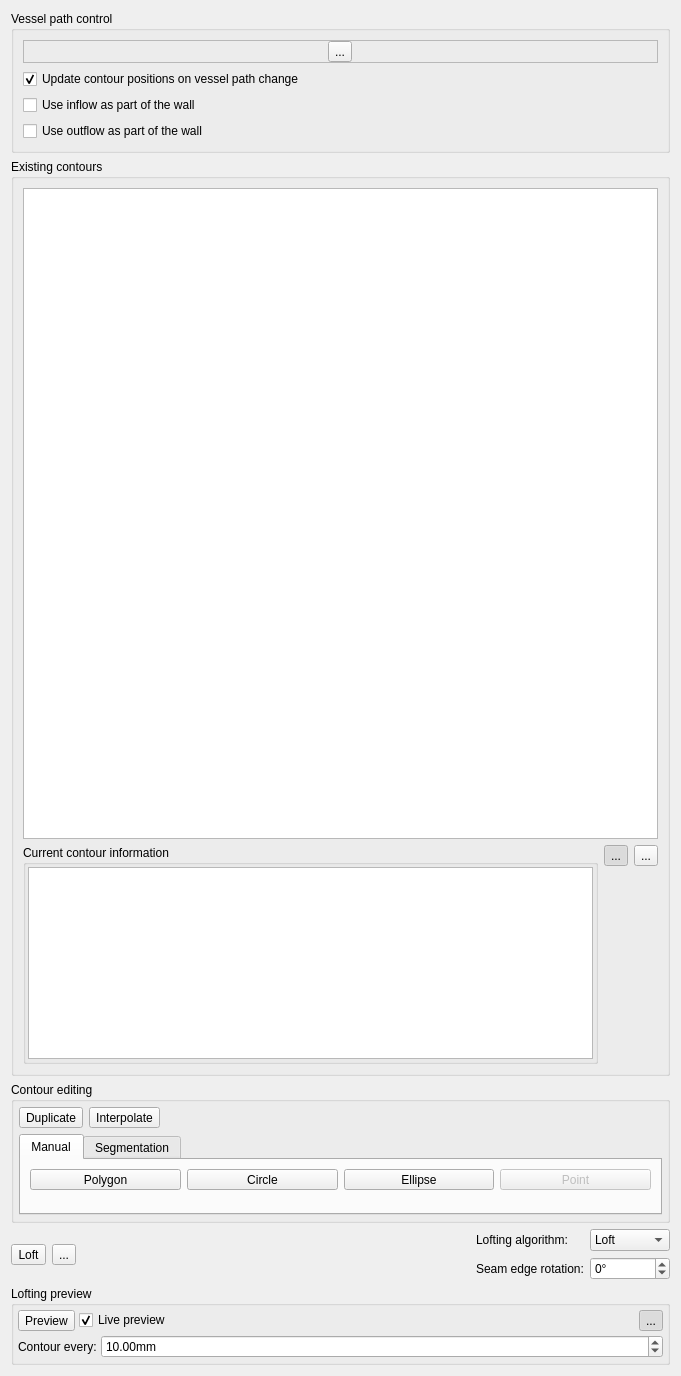
<?xml version="1.0" encoding="UTF-8"?>
<ui version="4.0">
 <class>ContourModelingWidget</class>
 <widget class="QWidget" name="ContourModelingWidget">
  <property name="geometry">
   <rect>
    <x>0</x>
    <y>0</y>
    <width>681</width>
    <height>1376</height>
   </rect>
  </property>
  <property name="windowTitle">
   <string>Form</string>
  </property>
  <layout class="QVBoxLayout" name="verticalLayout_9">
   <item>
    <widget class="QGroupBox" name="vesselPathControlGroup">
     <property name="title">
      <string>Vessel path control</string>
     </property>
     <layout class="QVBoxLayout" name="verticalLayout_6">
      <item>
       <widget class="QFrame" name="vesselNameFrame">
        <property name="frameShape">
         <enum>QFrame::StyledPanel</enum>
        </property>
        <property name="frameShadow">
         <enum>QFrame::Raised</enum>
        </property>
        <layout class="QHBoxLayout" name="horizontalLayout_5">
         <property name="leftMargin">
          <number>0</number>
         </property>
         <property name="topMargin">
          <number>0</number>
         </property>
         <property name="rightMargin">
          <number>0</number>
         </property>
         <property name="bottomMargin">
          <number>0</number>
         </property>
         <item>
          <widget class="QToolButton" name="computePathThroughCentersButton">
           <property name="toolTip">
            <string>Modify the vessel path to pass through the centers of existing contours</string>
           </property>
           <property name="text">
            <string>...</string>
           </property>
           <property name="icon">
            <iconset resource="../../resources/vesselSegmentation.qrc">
             <normaloff>:/vesselSeg/icons/throughCenters.png</normaloff>:/vesselSeg/icons/throughCenters.png</iconset>
           </property>
          </widget>
         </item>
        </layout>
       </widget>
      </item>
      <item>
       <widget class="QCheckBox" name="updateContourGeometriesCheckBox">
        <property name="text">
         <string>Update contour positions on vessel path change</string>
        </property>
        <property name="checked">
         <bool>true</bool>
        </property>
       </widget>
      </item>
      <item>
       <layout class="QVBoxLayout" name="verticalLayout_10">
        <item>
         <widget class="QCheckBox" name="useInflowAsWall">
          <property name="sizePolicy">
           <sizepolicy hsizetype="Maximum" vsizetype="Fixed">
            <horstretch>0</horstretch>
            <verstretch>0</verstretch>
           </sizepolicy>
          </property>
          <property name="text">
           <string>Use inflow as part of the wall</string>
          </property>
         </widget>
        </item>
        <item>
         <widget class="QCheckBox" name="useOutflowAsWall">
          <property name="sizePolicy">
           <sizepolicy hsizetype="Maximum" vsizetype="Fixed">
            <horstretch>0</horstretch>
            <verstretch>0</verstretch>
           </sizepolicy>
          </property>
          <property name="text">
           <string>Use outflow as part of the wall</string>
          </property>
         </widget>
        </item>
       </layout>
      </item>
     </layout>
    </widget>
   </item>
   <item>
    <widget class="QGroupBox" name="groupBox_2">
     <property name="sizePolicy">
      <sizepolicy hsizetype="Expanding" vsizetype="Expanding">
       <horstretch>0</horstretch>
       <verstretch>0</verstretch>
      </sizepolicy>
     </property>
     <property name="title">
      <string>Existing contours</string>
     </property>
     <layout class="QVBoxLayout" name="verticalLayout_8" stretch="1,0">
      <item>
       <widget class="QListWidget" name="contourThumbnailListWidget">
        <property name="minimumSize">
         <size>
          <width>0</width>
          <height>140</height>
         </size>
        </property>
        <property name="toolTip">
         <string>Thumbnails of existing contours (double-click the icon to navigate to a contour)</string>
        </property>
        <property name="editTriggers">
         <set>QAbstractItemView::NoEditTriggers</set>
        </property>
        <property name="selectionMode">
         <enum>QAbstractItemView::ExtendedSelection</enum>
        </property>
        <property name="iconSize">
         <size>
          <width>64</width>
          <height>64</height>
         </size>
        </property>
        <property name="movement">
         <enum>QListView::Static</enum>
        </property>
        <property name="resizeMode">
         <enum>QListView::Adjust</enum>
        </property>
        <property name="viewMode">
         <enum>QListView::IconMode</enum>
        </property>
        <property name="uniformItemSizes">
         <bool>true</bool>
        </property>
       </widget>
      </item>
      <item>
       <layout class="QHBoxLayout" name="horizontalLayout_10">
        <item>
         <widget class="ctkCollapsibleGroupBox" name="contourInfoGroupBox">
          <property name="title">
           <string>Current contour information</string>
          </property>
          <layout class="QVBoxLayout" name="verticalLayout_5" stretch="0">
           <property name="spacing">
            <number>0</number>
           </property>
           <property name="leftMargin">
            <number>2</number>
           </property>
           <property name="topMargin">
            <number>2</number>
           </property>
           <property name="rightMargin">
            <number>2</number>
           </property>
           <property name="bottomMargin">
            <number>2</number>
           </property>
           <item>
            <widget class="QTextBrowser" name="contourInfoTextBrowser">
             <property name="sizePolicy">
              <sizepolicy hsizetype="Expanding" vsizetype="Fixed">
               <horstretch>0</horstretch>
               <verstretch>0</verstretch>
              </sizepolicy>
             </property>
             <property name="toolTip">
              <string>Information about the current contour</string>
             </property>
            </widget>
           </item>
          </layout>
         </widget>
        </item>
        <item>
         <layout class="QVBoxLayout" name="verticalLayout_2">
          <item>
           <layout class="QHBoxLayout" name="horizontalLayout_9">
            <item>
             <widget class="QToolButton" name="contourVisibilityButton">
              <property name="toolTip">
               <string>Show/hide all the contours in 3D window</string>
              </property>
              <property name="text">
               <string>...</string>
              </property>
              <property name="icon">
               <iconset resource="../../resources/vesselSegmentation.qrc">
                <normaloff>:/vesselSeg/icons/vis_off.png</normaloff>
                <normalon>:/vesselSeg/icons/vis_on.png</normalon>:/vesselSeg/icons/vis_off.png</iconset>
              </property>
              <property name="iconSize">
               <size>
                <width>24</width>
                <height>24</height>
               </size>
              </property>
              <property name="checkable">
               <bool>true</bool>
              </property>
              <property name="checked">
               <bool>true</bool>
              </property>
             </widget>
            </item>
            <item>
             <widget class="QToolButton" name="deleteContoursButton">
              <property name="toolTip">
               <string>Delete selected contours</string>
              </property>
              <property name="text">
               <string>...</string>
              </property>
              <property name="icon">
               <iconset resource="../../resources/vesselSegmentation.qrc">
                <normaloff>:/vesselSeg/icons/delete.png</normaloff>:/vesselSeg/icons/delete.png</iconset>
              </property>
              <property name="iconSize">
               <size>
                <width>24</width>
                <height>24</height>
               </size>
              </property>
              <property name="shortcut">
               <string>Ctrl+S</string>
              </property>
             </widget>
            </item>
           </layout>
          </item>
          <item>
           <spacer name="verticalSpacer_3">
            <property name="orientation">
             <enum>Qt::Vertical</enum>
            </property>
            <property name="sizeType">
             <enum>QSizePolicy::MinimumExpanding</enum>
            </property>
            <property name="sizeHint" stdset="0">
             <size>
              <width>20</width>
              <height>0</height>
             </size>
            </property>
           </spacer>
          </item>
         </layout>
        </item>
       </layout>
      </item>
     </layout>
    </widget>
   </item>
   <item>
    <widget class="QGroupBox" name="contourEditingGroup">
     <property name="sizePolicy">
      <sizepolicy hsizetype="Preferred" vsizetype="Fixed">
       <horstretch>0</horstretch>
       <verstretch>0</verstretch>
      </sizepolicy>
     </property>
     <property name="title">
      <string>Contour editing</string>
     </property>
     <layout class="QVBoxLayout" name="verticalLayout_4">
      <property name="leftMargin">
       <number>5</number>
      </property>
      <property name="topMargin">
       <number>5</number>
      </property>
      <property name="rightMargin">
       <number>5</number>
      </property>
      <property name="bottomMargin">
       <number>5</number>
      </property>
      <item>
       <layout class="QHBoxLayout" name="horizontalLayout_4">
        <item>
         <widget class="QToolButton" name="duplicateButton">
          <property name="toolTip">
           <string>Duplicate the closest contour at current slice</string>
          </property>
          <property name="text">
           <string>Duplicate</string>
          </property>
          <property name="icon">
           <iconset resource="../../resources/vesselSegmentation.qrc">
            <normaloff>:/vesselSeg/icons/duplicate.png</normaloff>:/vesselSeg/icons/duplicate.png</iconset>
          </property>
          <property name="iconSize">
           <size>
            <width>48</width>
            <height>48</height>
           </size>
          </property>
         </widget>
        </item>
        <item>
         <widget class="QToolButton" name="interpolateButton">
          <property name="toolTip">
           <string>Interpolate the neighboring contours to create a contour in current slice</string>
          </property>
          <property name="text">
           <string>Interpolate</string>
          </property>
          <property name="icon">
           <iconset resource="../../resources/vesselSegmentation.qrc">
            <normaloff>:/vesselSeg/icons/interpolate.png</normaloff>:/vesselSeg/icons/interpolate.png</iconset>
          </property>
          <property name="iconSize">
           <size>
            <width>48</width>
            <height>48</height>
           </size>
          </property>
         </widget>
        </item>
        <item>
         <spacer name="horizontalSpacer">
          <property name="orientation">
           <enum>Qt::Horizontal</enum>
          </property>
          <property name="sizeHint" stdset="0">
           <size>
            <width>40</width>
            <height>20</height>
           </size>
          </property>
         </spacer>
        </item>
       </layout>
      </item>
      <item>
       <widget class="QTabWidget" name="tabWidget">
        <property name="sizePolicy">
         <sizepolicy hsizetype="MinimumExpanding" vsizetype="MinimumExpanding">
          <horstretch>0</horstretch>
          <verstretch>0</verstretch>
         </sizepolicy>
        </property>
        <property name="currentIndex">
         <number>0</number>
        </property>
        <widget class="QWidget" name="tabWidgetPage1">
         <attribute name="title">
          <string>Manual</string>
         </attribute>
         <layout class="QVBoxLayout" name="verticalLayout_3">
          <item>
           <layout class="QHBoxLayout" name="horizontalLayout_3">
            <item>
             <widget class="QToolButton" name="addPolygonButton">
              <property name="sizePolicy">
               <sizepolicy hsizetype="Minimum" vsizetype="Minimum">
                <horstretch>0</horstretch>
                <verstretch>0</verstretch>
               </sizepolicy>
              </property>
              <property name="toolTip">
               <string>Create a polygon at current slice</string>
              </property>
              <property name="text">
               <string>Polygon</string>
              </property>
              <property name="icon">
               <iconset resource="../../resources/vesselSegmentation.qrc">
                <normaloff>:/vesselSeg/icons/polygon.png</normaloff>:/vesselSeg/icons/polygon.png</iconset>
              </property>
              <property name="iconSize">
               <size>
                <width>48</width>
                <height>48</height>
               </size>
              </property>
              <property name="checkable">
               <bool>true</bool>
              </property>
              <property name="autoExclusive">
               <bool>false</bool>
              </property>
              <property name="toolButtonStyle">
               <enum>Qt::ToolButtonTextUnderIcon</enum>
              </property>
             </widget>
            </item>
            <item>
             <widget class="QToolButton" name="addCircleButton">
              <property name="sizePolicy">
               <sizepolicy hsizetype="Minimum" vsizetype="Minimum">
                <horstretch>0</horstretch>
                <verstretch>0</verstretch>
               </sizepolicy>
              </property>
              <property name="toolTip">
               <string>Create a circle at current slice</string>
              </property>
              <property name="text">
               <string>Circle</string>
              </property>
              <property name="icon">
               <iconset resource="../../resources/vesselSegmentation.qrc">
                <normaloff>:/vesselSeg/icons/circle.png</normaloff>:/vesselSeg/icons/circle.png</iconset>
              </property>
              <property name="iconSize">
               <size>
                <width>48</width>
                <height>48</height>
               </size>
              </property>
              <property name="checkable">
               <bool>true</bool>
              </property>
              <property name="autoExclusive">
               <bool>false</bool>
              </property>
              <property name="toolButtonStyle">
               <enum>Qt::ToolButtonTextUnderIcon</enum>
              </property>
             </widget>
            </item>
            <item>
             <widget class="QToolButton" name="addEllipseButton">
              <property name="sizePolicy">
               <sizepolicy hsizetype="Minimum" vsizetype="Minimum">
                <horstretch>0</horstretch>
                <verstretch>0</verstretch>
               </sizepolicy>
              </property>
              <property name="toolTip">
               <string>Create an ellipse at current slice</string>
              </property>
              <property name="text">
               <string>Ellipse</string>
              </property>
              <property name="icon">
               <iconset resource="../../resources/vesselSegmentation.qrc">
                <normaloff>:/vesselSeg/icons/ellipse.png</normaloff>:/vesselSeg/icons/ellipse.png</iconset>
              </property>
              <property name="iconSize">
               <size>
                <width>48</width>
                <height>48</height>
               </size>
              </property>
              <property name="checkable">
               <bool>true</bool>
              </property>
              <property name="autoExclusive">
               <bool>false</bool>
              </property>
              <property name="toolButtonStyle">
               <enum>Qt::ToolButtonTextUnderIcon</enum>
              </property>
             </widget>
            </item>
            <item>
             <widget class="QToolButton" name="addPointButton">
              <property name="enabled">
               <bool>false</bool>
              </property>
              <property name="sizePolicy">
               <sizepolicy hsizetype="Minimum" vsizetype="Minimum">
                <horstretch>0</horstretch>
                <verstretch>0</verstretch>
               </sizepolicy>
              </property>
              <property name="visible">
               <bool>false</bool>
              </property>
              <property name="toolTip">
               <string>Create a point section at current slice (for first and last sections only)</string>
              </property>
              <property name="text">
               <string>Point</string>
              </property>
              <property name="icon">
               <iconset resource="../../resources/vesselSegmentation.qrc">
                <normaloff>:/vesselSeg/icons/point.png</normaloff>:/vesselSeg/icons/point.png</iconset>
              </property>
              <property name="iconSize">
               <size>
                <width>48</width>
                <height>48</height>
               </size>
              </property>
              <property name="checkable">
               <bool>true</bool>
              </property>
              <property name="autoExclusive">
               <bool>false</bool>
              </property>
              <property name="toolButtonStyle">
               <enum>Qt::ToolButtonTextUnderIcon</enum>
              </property>
             </widget>
            </item>
           </layout>
          </item>
          <item>
           <spacer name="verticalSpacer">
            <property name="orientation">
             <enum>Qt::Vertical</enum>
            </property>
            <property name="sizeHint" stdset="0">
             <size>
              <width>0</width>
              <height>0</height>
             </size>
            </property>
           </spacer>
          </item>
         </layout>
        </widget>
        <widget class="QWidget" name="tabWidgetPage2">
         <attribute name="title">
          <string>Segmentation</string>
         </attribute>
         <layout class="QVBoxLayout" name="verticalLayout">
          <item>
           <layout class="QHBoxLayout" name="horizontalLayout_2">
            <item>
             <widget class="QToolButton" name="createSegmentedButton">
              <property name="toolTip">
               <string>Create segmented contour</string>
              </property>
              <property name="text">
               <string>New segmentation</string>
              </property>
              <property name="icon">
               <iconset resource="../../resources/vesselSegmentation.qrc">
                <normaloff>:/vesselSeg/icons/add.png</normaloff>:/vesselSeg/icons/add.png</iconset>
              </property>
             </widget>
            </item>
            <item>
             <widget class="QLabel" name="label_3">
              <property name="text">
               <string>Smoothness:</string>
              </property>
             </widget>
            </item>
            <item>
             <widget class="QSlider" name="smoothnessSlider">
              <property name="value">
               <number>99</number>
              </property>
              <property name="orientation">
               <enum>Qt::Horizontal</enum>
              </property>
             </widget>
            </item>
           </layout>
          </item>
          <item>
           <widget class="QmitkToolGUIArea" name="segToolsGUIArea" native="true"/>
          </item>
          <item>
           <widget class="QmitkToolSelectionBox" name="segToolsSelectionBox" native="true"/>
          </item>
          <item>
           <spacer name="verticalSpacer_2">
            <property name="orientation">
             <enum>Qt::Vertical</enum>
            </property>
            <property name="sizeHint" stdset="0">
             <size>
              <width>20</width>
              <height>0</height>
             </size>
            </property>
           </spacer>
          </item>
         </layout>
         <zorder>segToolsGUIArea</zorder>
         <zorder>segToolsSelectionBox</zorder>
         <zorder>verticalSpacer_2</zorder>
         <zorder></zorder>
        </widget>
       </widget>
      </item>
     </layout>
    </widget>
   </item>
   <item>
    <layout class="QHBoxLayout" name="horizontalLayout">
     <item>
      <widget class="QToolButton" name="loftButton">
       <property name="toolTip">
        <string>Create a lofted model using all the contours (Alt+L)</string>
       </property>
       <property name="text">
        <string>Loft</string>
       </property>
       <property name="icon">
        <iconset resource="../../resources/vesselSegmentation.qrc">
         <normaloff>:/vesselSeg/icons/DataManagerIcon_Loft.png</normaloff>:/vesselSeg/icons/DataManagerIcon_Loft.png</iconset>
       </property>
       <property name="iconSize">
        <size>
         <width>24</width>
         <height>24</height>
        </size>
       </property>
       <property name="checkable">
        <bool>false</bool>
       </property>
       <property name="toolButtonStyle">
        <enum>Qt::ToolButtonTextBesideIcon</enum>
       </property>
      </widget>
     </item>
     <item>
      <widget class="QToolButton" name="cancelLoftButton">
       <property name="toolTip">
        <string>Cancel the current lofting operation</string>
       </property>
       <property name="text">
        <string>...</string>
       </property>
       <property name="icon">
        <iconset resource="../../resources/vesselSegmentation.qrc">
         <normaloff>:/vesselSeg/icons/stop.png</normaloff>:/vesselSeg/icons/stop.png</iconset>
       </property>
      </widget>
     </item>
     <item>
      <spacer name="horizontalSpacer_2">
       <property name="orientation">
        <enum>Qt::Horizontal</enum>
       </property>
       <property name="sizeHint" stdset="0">
        <size>
         <width>40</width>
         <height>20</height>
        </size>
       </property>
      </spacer>
     </item>
     <item>
      <layout class="QGridLayout" name="gridLayout">
       <item row="0" column="0">
        <widget class="QLabel" name="label">
         <property name="sizePolicy">
          <sizepolicy hsizetype="Maximum" vsizetype="Preferred">
           <horstretch>0</horstretch>
           <verstretch>0</verstretch>
          </sizepolicy>
         </property>
         <property name="text">
          <string>Lofting algorithm:</string>
         </property>
        </widget>
       </item>
       <item row="0" column="1">
        <widget class="QComboBox" name="loftingAlgorithmComboBox">
         <property name="sizePolicy">
          <sizepolicy hsizetype="Preferred" vsizetype="Fixed">
           <horstretch>0</horstretch>
           <verstretch>0</verstretch>
          </sizepolicy>
         </property>
         <property name="minimumSize">
          <size>
           <width>80</width>
           <height>0</height>
          </size>
         </property>
         <property name="toolTip">
          <string>&lt;html&gt;&lt;head/&gt;&lt;body&gt;&lt;p&gt;Lofting algorithm&lt;/p&gt;&lt;p&gt;&lt;span style=&quot; font-weight:600;&quot;&gt;Loft&lt;/span&gt; 		produces less complex and quicker lofts (recommended).&lt;/p&gt;&lt;p&gt;&lt;span style=&quot; font-weight:600;&quot;&gt;Sweep	&lt;/span&gt;takes the vessel path into account when lofting. &lt;/p&gt;&lt;p&gt;			The results are more complex and may lead to difficulties when meshing.&lt;/p&gt;&lt;p&gt;			However, &lt;span style=&quot; font-style:italic;&quot;&gt;Sweep&lt;/span&gt; algorithm can handle more tortuous vessels.&lt;/p&gt;&lt;/body&gt;&lt;/html&gt;</string>
         </property>
         <item>
          <property name="text">
           <string>Loft</string>
          </property>
         </item>
         <item>
          <property name="text">
           <string>Sweep</string>
          </property>
         </item>
        </widget>
       </item>
       <item row="1" column="0">
        <widget class="QLabel" name="label_4">
         <property name="sizePolicy">
          <sizepolicy hsizetype="Maximum" vsizetype="Preferred">
           <horstretch>0</horstretch>
           <verstretch>0</verstretch>
          </sizepolicy>
         </property>
         <property name="text">
          <string>Seam edge rotation:</string>
         </property>
        </widget>
       </item>
       <item row="1" column="1">
        <widget class="QSpinBox" name="seamEdgeRotationSpinBox">
         <property name="toolTip">
          <string>Rotate the seam edge of the resulting loft</string>
         </property>
         <property name="suffix">
          <string>°</string>
         </property>
         <property name="minimum">
          <number>-180</number>
         </property>
         <property name="maximum">
          <number>180</number>
         </property>
        </widget>
       </item>
      </layout>
     </item>
    </layout>
   </item>
   <item>
    <widget class="QGroupBox" name="contourInfoGroupBox_2">
     <property name="title">
      <string>Lofting preview</string>
     </property>
     <layout class="QVBoxLayout" name="verticalLayout_7" stretch="0,0">
      <property name="spacing">
       <number>4</number>
      </property>
      <property name="leftMargin">
       <number>4</number>
      </property>
      <property name="topMargin">
       <number>4</number>
      </property>
      <property name="rightMargin">
       <number>4</number>
      </property>
      <property name="bottomMargin">
       <number>4</number>
      </property>
      <item>
       <layout class="QHBoxLayout" name="horizontalLayout_6">
        <item>
         <widget class="QToolButton" name="previewButton">
          <property name="enabled">
           <bool>true</bool>
          </property>
          <property name="toolTip">
           <string>Preview a lofted model using all the contours (Alt+P)</string>
          </property>
          <property name="text">
           <string>Preview</string>
          </property>
          <property name="icon">
           <iconset resource="../../resources/vesselSegmentation.qrc">
            <normaloff>:/vesselSeg/icons/LoftPreview.png</normaloff>:/vesselSeg/icons/LoftPreview.png</iconset>
          </property>
          <property name="iconSize">
           <size>
            <width>24</width>
            <height>24</height>
           </size>
          </property>
          <property name="toolButtonStyle">
           <enum>Qt::ToolButtonTextBesideIcon</enum>
          </property>
         </widget>
        </item>
        <item>
         <widget class="QCheckBox" name="livePreviewCheckBox">
          <property name="toolTip">
           <string>Generate preview every time a countour changes</string>
          </property>
          <property name="text">
           <string>Live preview</string>
          </property>
          <property name="checked">
           <bool>true</bool>
          </property>
         </widget>
        </item>
        <item>
         <spacer name="horizontalSpacer_3">
          <property name="orientation">
           <enum>Qt::Horizontal</enum>
          </property>
          <property name="sizeHint" stdset="0">
           <size>
            <width>40</width>
            <height>20</height>
           </size>
          </property>
         </spacer>
        </item>
        <item>
         <widget class="QLabel" name="previewErrorLabel">
          <property name="toolTip">
           <string>An error occured when generating loft preview!</string>
          </property>
          <property name="text">
           <string/>
          </property>
          <property name="pixmap">
           <pixmap resource="../../resources/vesselSegmentation.qrc">:/vesselSeg/icons/warning.png</pixmap>
          </property>
         </widget>
        </item>
        <item>
         <widget class="QToolButton" name="previewVisibilityButton">
          <property name="toolTip">
           <string>Show/hide loft preview</string>
          </property>
          <property name="text">
           <string>...</string>
          </property>
          <property name="icon">
           <iconset resource="../../resources/vesselSegmentation.qrc">
            <normaloff>:/vesselSeg/icons/vis_off.png</normaloff>
            <normalon>:/vesselSeg/icons/vis_on.png</normalon>:/vesselSeg/icons/vis_off.png</iconset>
          </property>
          <property name="iconSize">
           <size>
            <width>24</width>
            <height>24</height>
           </size>
          </property>
          <property name="checkable">
           <bool>true</bool>
          </property>
          <property name="checked">
           <bool>true</bool>
          </property>
         </widget>
        </item>
       </layout>
      </item>
      <item>
       <layout class="QHBoxLayout" name="horizontalLayout_8">
        <item>
         <widget class="QLabel" name="label_2">
          <property name="sizePolicy">
           <sizepolicy hsizetype="Maximum" vsizetype="Preferred">
            <horstretch>0</horstretch>
            <verstretch>0</verstretch>
           </sizepolicy>
          </property>
          <property name="text">
           <string>Contour every:</string>
          </property>
         </widget>
        </item>
        <item>
         <widget class="QDoubleSpinBox" name="contourDistanceSpingBox">
          <property name="toolTip">
           <string>Distance between contours in the loft preview</string>
          </property>
          <property name="suffix">
           <string>mm</string>
          </property>
          <property name="minimum">
           <double>0.010000000000000</double>
          </property>
          <property name="maximum">
           <double>1000.000000000000000</double>
          </property>
          <property name="value">
           <double>10.000000000000000</double>
          </property>
         </widget>
        </item>
       </layout>
      </item>
     </layout>
    </widget>
   </item>
  </layout>
 </widget>
 <customwidgets>
  <customwidget>
   <class>QmitkToolGUIArea</class>
   <extends>QWidget</extends>
   <header location="global">QmitkToolGUIArea.h</header>
   <container>1</container>
  </customwidget>
  <customwidget>
   <class>QmitkToolSelectionBox</class>
   <extends>QWidget</extends>
   <header location="global">QmitkToolSelectionBox.h</header>
   <container>1</container>
  </customwidget>
  <customwidget>
   <class>ctkCollapsibleGroupBox</class>
   <extends>QGroupBox</extends>
   <header location="global">ctkCollapsibleGroupBox.h</header>
   <container>1</container>
  </customwidget>
 </customwidgets>
 <tabstops>
  <tabstop>computePathThroughCentersButton</tabstop>
  <tabstop>updateContourGeometriesCheckBox</tabstop>
  <tabstop>useInflowAsWall</tabstop>
  <tabstop>useOutflowAsWall</tabstop>
  <tabstop>contourThumbnailListWidget</tabstop>
  <tabstop>contourInfoTextBrowser</tabstop>
  <tabstop>contourVisibilityButton</tabstop>
  <tabstop>deleteContoursButton</tabstop>
  <tabstop>duplicateButton</tabstop>
  <tabstop>interpolateButton</tabstop>
  <tabstop>tabWidget</tabstop>
  <tabstop>addPolygonButton</tabstop>
  <tabstop>addCircleButton</tabstop>
  <tabstop>addEllipseButton</tabstop>
  <tabstop>loftButton</tabstop>
  <tabstop>cancelLoftButton</tabstop>
  <tabstop>loftingAlgorithmComboBox</tabstop>
  <tabstop>previewButton</tabstop>
  <tabstop>livePreviewCheckBox</tabstop>
  <tabstop>previewVisibilityButton</tabstop>
  <tabstop>contourDistanceSpingBox</tabstop>
  <tabstop>createSegmentedButton</tabstop>
  <tabstop>smoothnessSlider</tabstop>
 </tabstops>
 <resources>
  <include location="../../resources/vesselSegmentation.qrc"/>
 </resources>
 <connections/>
</ui>
